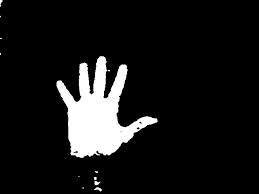
//> input picture Palm Tracking/Fingertip Sample/xyed.jpg, 259 x 194 px
$ ./sample   (built with g++ and OpenCV 4)
//> lines starting //> are read from the running program, lines starting //| are printed output that depends on the picture; after the words box and inside, x2 and y2 are one past the last pixel; in counts of white or black regions, pixels touching at a corner belong together


#include <stdio.h>
#include <cv.h>
#include <highgui.h>

#define distance 7
#define CONTOUR_LENGTH 250

IplImage *image;
CvMemStorage* storage = cvCreateMemStorage(0);
CvSeq* contours;
CvBox2D contourcenter;
CvPoint armcenter;
CvMemStorage* palmstorage = cvCreateMemStorage(0);
CvMemStorage* fingerstorage = cvCreateMemStorage(0);
CvSeq* palm = cvCreateSeq(CV_SEQ_ELTYPE_POINT,sizeof(CvSeq),sizeof(CvPoint),palmstorage);
CvSeq* fingerseq = cvCreateSeq(CV_SEQ_ELTYPE_POINT,sizeof(CvSeq),sizeof(CvPoint),fingerstorage);
IplImage *output;

void fingertip();

int main()
{
    char filename[]="xyed.jpg";

    image = cvLoadImage(filename,CV_LOAD_IMAGE_GRAYSCALE);
//> image is the input picture: 194 rows x 259 cols, CV_8UC1; min 0, max 255, mean 23.6
    output = cvCreateImage(cvGetSize(image),IPL_DEPTH_8U,3);

    if(!image){
        printf("Error: Couldn't open the image file.\n");
    }

    cvThreshold(image, image, 0, 255, CV_THRESH_BINARY | CV_THRESH_OTSU);
    cvErode(image,image,0,1);
    cvDilate(image,image,0,1);
    //cvShowImage("HelloWorld",image);
    cvFindContours( image, storage, &contours, sizeof(CvContour),CV_RETR_EXTERNAL, CV_CHAIN_APPROX_NONE, cvPoint(0,0) );
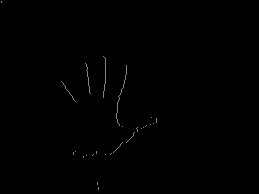
//> image: 194 rows x 259 cols, CV_8UC1; min 0, max 130, mean 0.7
//> contours = 4 contours, 3 with area under 20; largest, box (x1, y1, x2, y2) and area: (56, 56, 157, 158) 4308
    while(contours && contours->total <= CONTOUR_LENGTH){
      contours = contours->h_next;
    }
//> this loop made 2 passes
    cvDrawContours( output, contours, CV_RGB(100,100,100), CV_RGB(0,255,0), 1, 2, CV_AA, cvPoint(0,0) );
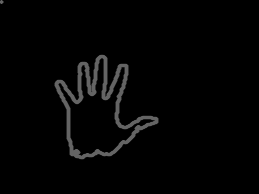
//> output: 194 rows x 259 cols, CV_8UC3; min 0, max 100, mean 4.2

    if(contours) {
	  contourcenter =  cvMinAreaRect2(contours,0);
//> contourcenter = centre (97.3, 107.5), size (91.7, 93.5), angle -29.5
      armcenter.x = cvRound(contourcenter.center.x);
//> armcenter = Point(97, 0)
      armcenter.y = cvRound(contourcenter.center.y);
//> armcenter = Point(97, 107)
      cvCircle(output,armcenter,10,CV_RGB(255,255,255),-1,8,0);
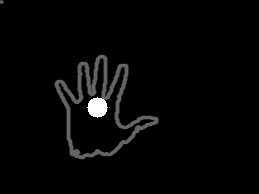
//> output: 194 rows x 259 cols, CV_8UC3; 0.63% of pixels changed, all inside (x1, y1, x2, y2) = (87, 97, 108, 118)
      fingertip();
    }

    cvShowImage("HelloWorld",output);
    cvWaitKey(0);
    cvDestroyWindow("HelloWorld");
    cvReleaseImage(&image);
    cvReleaseImage(&output);
    return EXIT_SUCCESS;
}

void fingertip()
{
    int dotproduct,i;
	float length1,length2,angle,minangle,length;
	CvPoint vector1,vector2,min,minp1,minp2;
	CvPoint fingertip[20];
	CvPoint *p1,*p2,*p;
	int tiplocation[20];
	int count = 0;
	bool signal = false;

     for(i=0;i<contours->total;i++)
     {
         p1 = (CvPoint*)cvGetSeqElem(contours,i);
		 p = (CvPoint*)cvGetSeqElem(contours,(i+distance)%contours->total);
		 p2 = (CvPoint*)cvGetSeqElem(contours,(i+(2*distance))%contours->total);
		 vector1.x = p->x - p1->x;
		 vector1.y = p->y - p1->y;
		 vector2.x = p->x - p2->x;
		 vector2.y = p->y - p2->y;
		 dotproduct = (vector1.x*vector2.x) + (vector1.y*vector2.y);
		 length1 = sqrtf((vector1.x*vector1.x)+(vector1.y*vector1.y));
		 length2 = sqrtf((vector2.x*vector2.x)+(vector2.y*vector2.y));
		 angle = fabs(dotproduct/(length1*length2));


         if(angle < 0.2)
         {
            cvCircle(output,*p,4,CV_RGB(0,150,150),-1,8,0);

            if(!signal)
            {
				signal = true;
				min.x = p->x;
				min.y = p->y;
				minp1.x = p1->x;
				minp1.y = p1->y;
				minp2.x = p2->x;
				minp2.y = p2->y;
				minangle = angle;
			}
			else
            {
				if(angle <= minangle)
                {

					min.x = p->x;
					min.y = p->y;
					minp1.x = p1->x;
					minp1.y = p1->y;
					minp2.x = p2->x;
					minp2.y = p2->y;
					minangle = angle;
				}
			}

	     }


	     else
	     {
             if(signal)
             {
                signal = false;
                CvPoint l1,l2,l3;
				l1.x = min.x - armcenter.x;
				l1.y = min.y - armcenter.y;

				l2.x = minp1.x - armcenter.x;
				l2.y = minp1.y - armcenter.y;

				l3.x = minp2.x - armcenter.x;
				l3.y = minp2.y - armcenter.y;

				length = sqrtf((l1.x*l1.x)+(l1.y*l1.y));
				length1 = sqrtf((l2.x*l2.x)+(l2.y*l2.y));
				length2 = sqrtf((l3.x*l3.x)+(l3.y*l3.y));

                if(length > length1 && length > length2)
                {
					cvCircle(output,min,6,CV_RGB(255,0,255),-1,8,0);
					fingertip[count] = min;
				    tiplocation[count] = i+20;
				    count = count + 1;
				}

				else if(length < length1 && length < length2)
                {
					cvCircle(image,min,8,CV_RGB(255,0,0),-1,8,0);
					//cvCircle(virtualhand,min,8,CV_RGB(255,255,255),-1,8,0);
					cvSeqPush(palm,&min);
					//fingertip[count] = min;
				    //tiplocation[count] = i+20;
				    //count = count + 1;
				}


             }
         }//else end


      }//for end
//> this loop made 507 passes
//> (dotproduct, angle, minangle) on passes 29, 36: (5, 0.141, 0.141), (-5, 0.141, 0.141)
//> (dotproduct, angle, length) on passes 30, 37: (19, 0.499, 16.28), (-19, 0.499, 17.89)
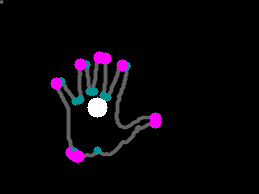
//> output: 194 rows x 259 cols, CV_8UC3; 2.54% of pixels changed, all inside (x1, y1, x2, y2) = (50, 51, 162, 163)
//> after the loop, length1 = 7.21; length2 = 7.07; signal = false; min = Point(99, 57); minp1 = Point(105, 59)

	  for(i=0;i<count;i++)
      {
		if( (tiplocation[i] - tiplocation[i-1]) > 40)
        {
		  if( fingertip[i].x >= 630  || fingertip[i].y >= 470 )
		  {
             cvCircle(image,fingertip[i],6,CV_RGB(50,200,250),-1,8,0);
          }

          else
          {
          cvCircle(output,fingertip[i],6,CV_RGB(0,255,0),-1,8,0);
		//cvCircle(virtualhand,fingertip[i],6,CV_RGB(0,255,0),-1,8,0);
		//cvLine(virtualhand,fingertip[i],armcenter,CV_RGB(255,0,0),3,CV_AA,0);
		  cvSeqPush(fingerseq,&fingertip[i]);
          }
		}
	  }
//> image: 194 rows x 259 cols, CV_8UC1; 1.5% of pixels changed, all inside (x1, y1, x2, y2) = (70, 83, 116, 157)
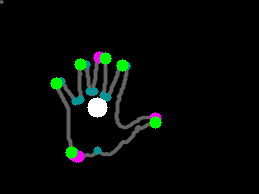
//> output: 194 rows x 259 cols, CV_8UC3; 1.35% of pixels changed, all inside (x1, y1, x2, y2) = (50, 52, 162, 159)
	    //cvClearSeq(fingerseq);
}

$ run again, with Palm Tracking/Fingertip Sample/1.png saved as Palm Tracking/Fingertip Sample/xyed.jpg
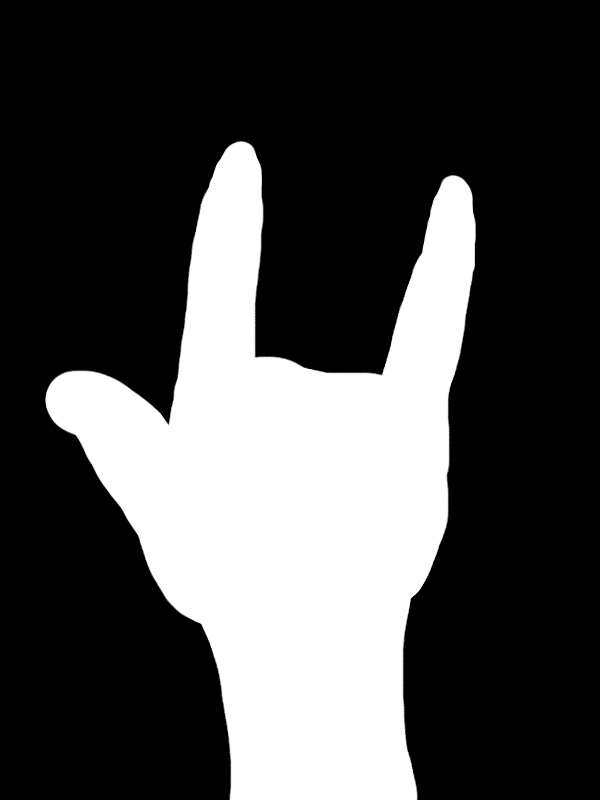
//> input picture Palm Tracking/Fingertip Sample/1.png, 600 x 800 px
//> image is the input picture: 800 rows x 600 cols, CV_8UC1; min 0, max 255, mean 74.3
//> contours = 1 contour; box (x1, y1, x2, y2) and area: (46, 142, 476, 799) 138537
//> contourcenter = centre (244.9, 470.7), size (654, 412.3), angle -83.9
//> `armcenter.x = cvRound(contourcenter.center.x);`: armcenter = Point(245, 0)
//> `armcenter.y = cvRound(contourcenter.center.y);`: armcenter = Point(245, 471)
//> `cvCircle(output,armcenter,10,CV_RGB(255,255,255),-1,8,0);`:
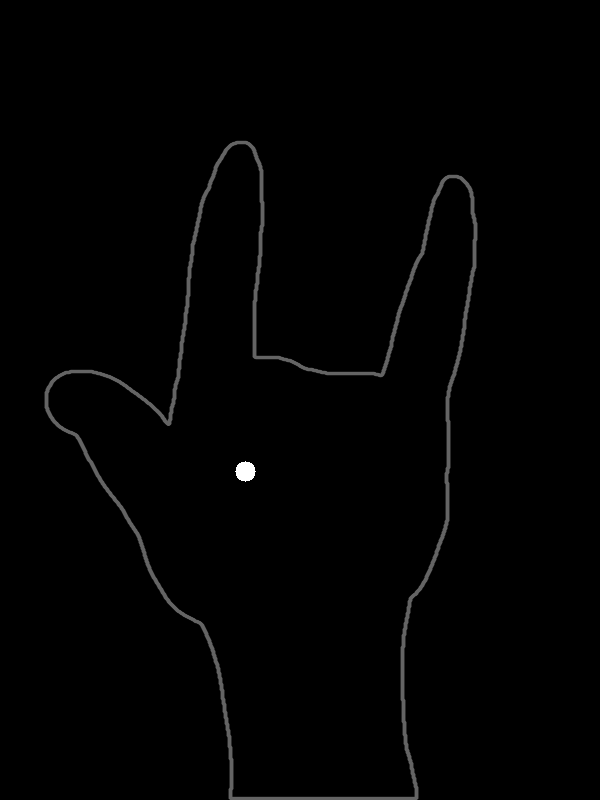
//> output: 800 rows x 600 cols, CV_8UC3; min 0, max 255, mean 2
//> the loop in fingertip, `for(i=0;i<contours->total;i++)` made 2214 passes
//> (dotproduct, angle, minangle) on passes 276, 281, 835, 836, 1021, 1022, 1856, 1982: (2, 0.0555, 0.0555), (1, 0.0232, 0.0232), (-7, 0.164, 0.164), (0, 0, 0), (-7, 0.164, 0.164), (0, 0, 0), (-7, 0.126, 0.126), (-7, 0.141, 0.141)
//> after the loop in fingertip, `for(i=0;i<contours->total;i++)`:
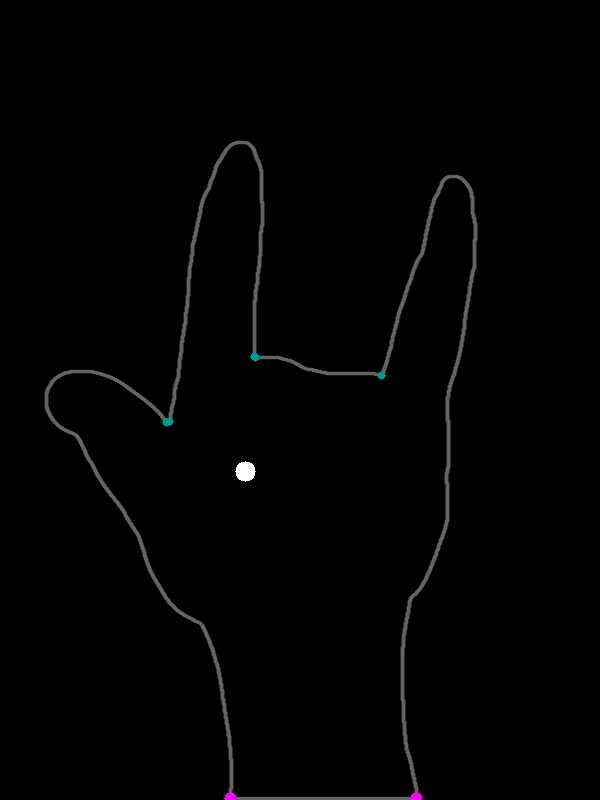
//> output: 800 rows x 600 cols, CV_8UC3; 0.07% of pixels changed, all inside (x1, y1, x2, y2) = (162, 352, 423, 800)
//> after the loop in fingertip, `for(i=0;i<contours->total;i++)`: length1 = 7.62; length2 = 9.22; signal = false; min = Point(254, 356); minp1 = Point(261, 357)
//> after the loop in fingertip, `for(i=0;i<count;i++)`: fingerseq = 0 items
